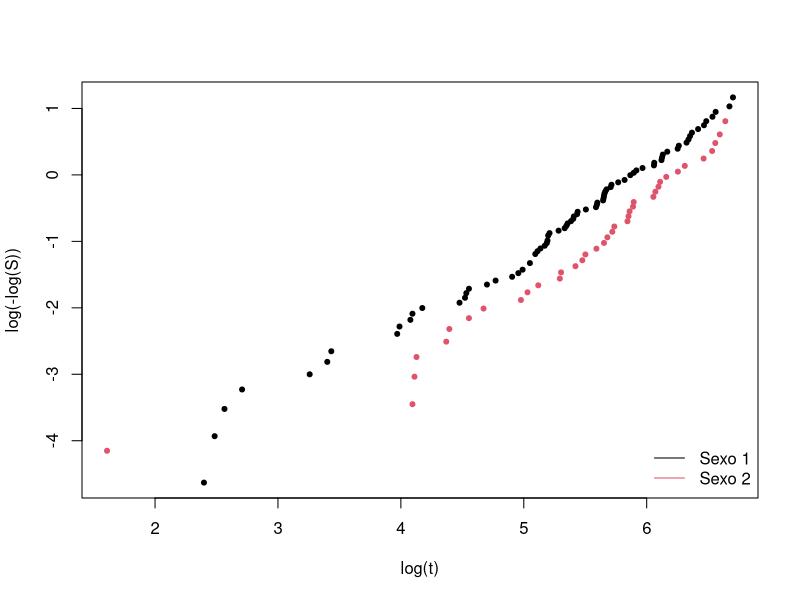
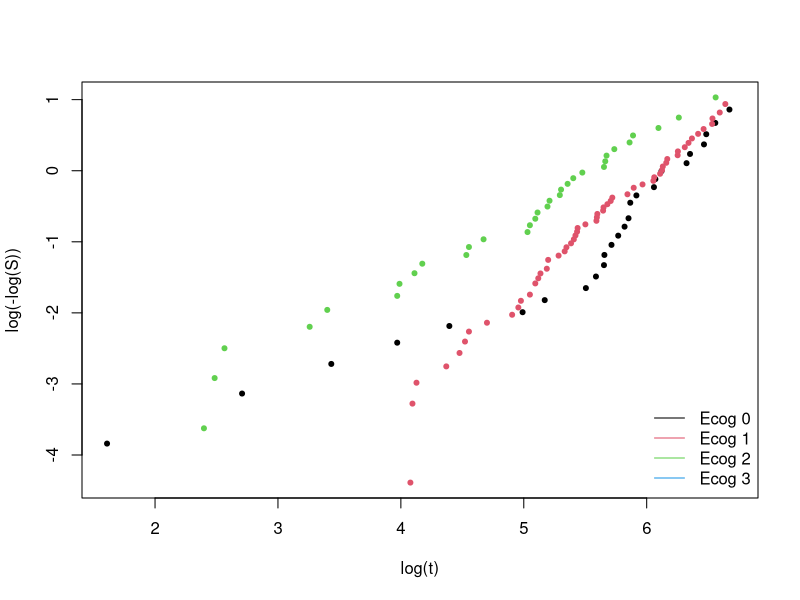
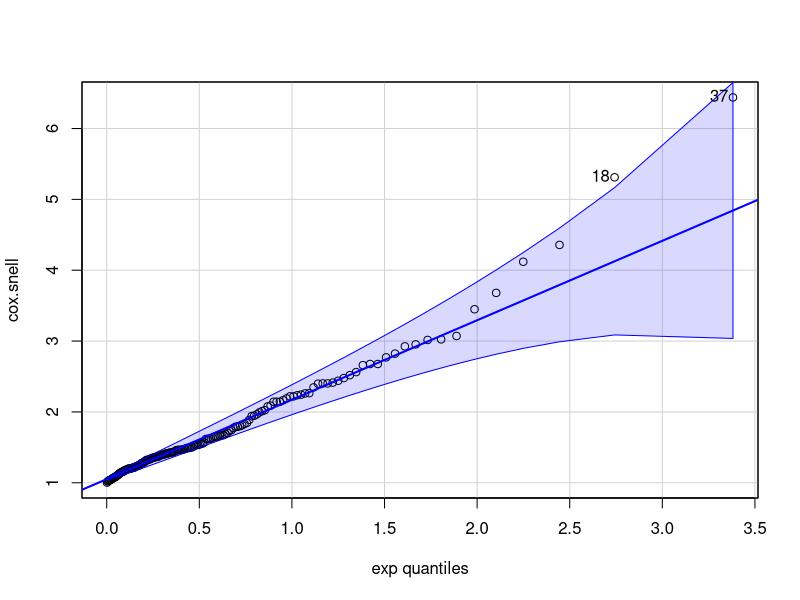
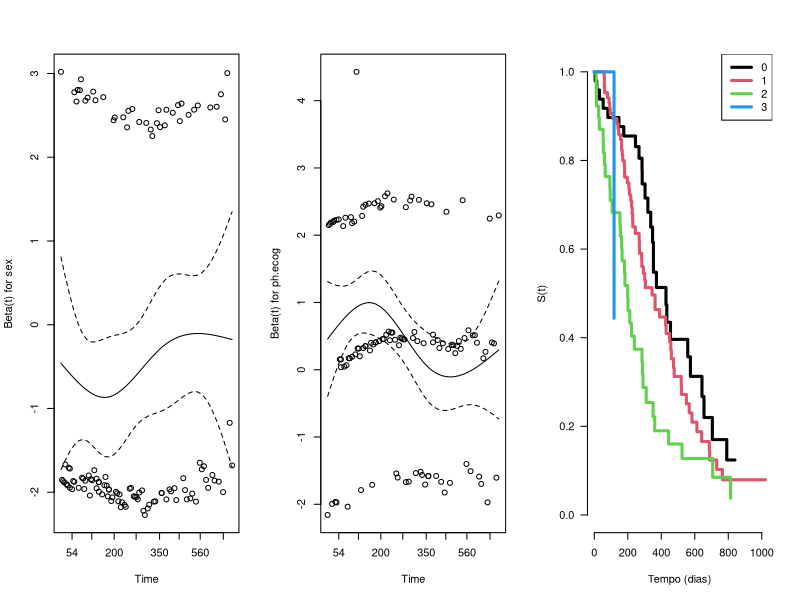

Write R code to recreate these figures, in order.
## ---- chunk 1
library(survival)
dados <- lung
str(dados)
summary(dados)

## ---- chunk 2
sum(complete.cases(lung))
library(dplyr)
dados <- dados %>% na.omit(dados)
summary(dados)
## ---- chunk 3
ajuste1 <- coxph(Surv(time, status) ~ age + sex + ph.ecog +
                   ph.karno + pat.karno + meal.cal + wt.loss, data = dados)
summary(ajuste1)
logLik(ajuste1)

## ---- chunk 4
ajuste2 <- coxph(Surv(time, status) ~ age + sex + ph.ecog +
                   ph.karno + pat.karno + wt.loss, data = dados)
logLik(ajuste2)

TRV <- 2*(logLik(ajuste1) - logLik(ajuste2))
pchisq(TRV[1],1, lower.tail = FALSE)
## ---- chunk 5
library(MASS)
ajuste3 <- stepAIC(ajuste1, direction="backward", trace=FALSE)
summary(ajuste3)
## ---- chunk 6
library(MASS)
n_eventos <- sum(dados$status)
ajuste4 <- stepAIC(ajuste1, direction="backward", k= log(n_eventos), trace=FALSE)
summary(ajuste4)
## ---- chunk 7
coef(ajuste4)
logLik(ajuste4)
## ---- chunk 8
ajuste5 <- coxph(Surv(time,status==2) ~ sex + ph.ecog , 
                 ties= "efron", 
                 data=dados)
ajuste6 <- coxph(Surv(time,status==2) ~ sex + ph.ecog , 
                 ties= "breslow", 
                 data=dados)
ajuste7 <- coxph(Surv(time,status==2) ~ sex + ph.ecog , 
                 ties= "exact", 
                 data=dados)
dif_met <- rbind(coef(ajuste5), coef(ajuste6), coef(ajuste7))
row.names(dif_met) <- c("Efron", "Breslow", "Exact")
knitr::kable(dif_met)
## ---- chunk 9
av1 <- survfit(Surv(time, status) ~ sex, data = dados)
av1.tab <- summary(av1)
plot(log(av1.tab$time),log(-log(av1.tab$surv)),
col = av1.tab$strata, xlab = "log(t)", ylab = "log(-log(S))",
pch = 20)
legend("bottomright", bty = "n", lty = 1, col = c(1:2),
legend = sprintf("Sexo %d", 1:2))
av2 <- survfit(Surv(time, status) ~ ph.ecog, data = dados)
av2.tab <- summary(av2)
plot(log(av2.tab$time),log(-log(av2.tab$surv)),
col = av2.tab$strata, xlab = "log(t)", ylab = "log(-log(S))",
pch = 20)
legend("bottomright", bty = "n", lty = 1, col = c(1,2,3,4),
legend = sprintf("Ecog %d", 0:3))

## ---- chunk 10
library(car)
cox.snell <- abs(dados$status - ajuste4$residuals)
qqPlot(cox.snell, dist = "exp", rate = mean(cox.snell))
## ---- chunk 11
cox.zph(ajuste4)
resid.sch <- cox.zph(ajuste4)
par(mfrow=c(1,3))
plot(resid.sch)
## ---- chunk 12
ajuste4_E <- coxph(Surv(time, status) ~ sex + strata(ph.ecog), data=dados)
summary(ajuste4_E)
## ---- chunk 13
ajuste_aux <- survfit(ajuste4_E)
plot(ajuste_aux, mark.time=FALSE, col=c(1:4), lwd=3, las=1, bty='n', xlab="Tempo (dias)", ylab="S(t)")
niveis <- sort(unique(dados$ph.ecog))
legend("topright", levels(factor(niveis)), lwd=3, col=c(1:6))
